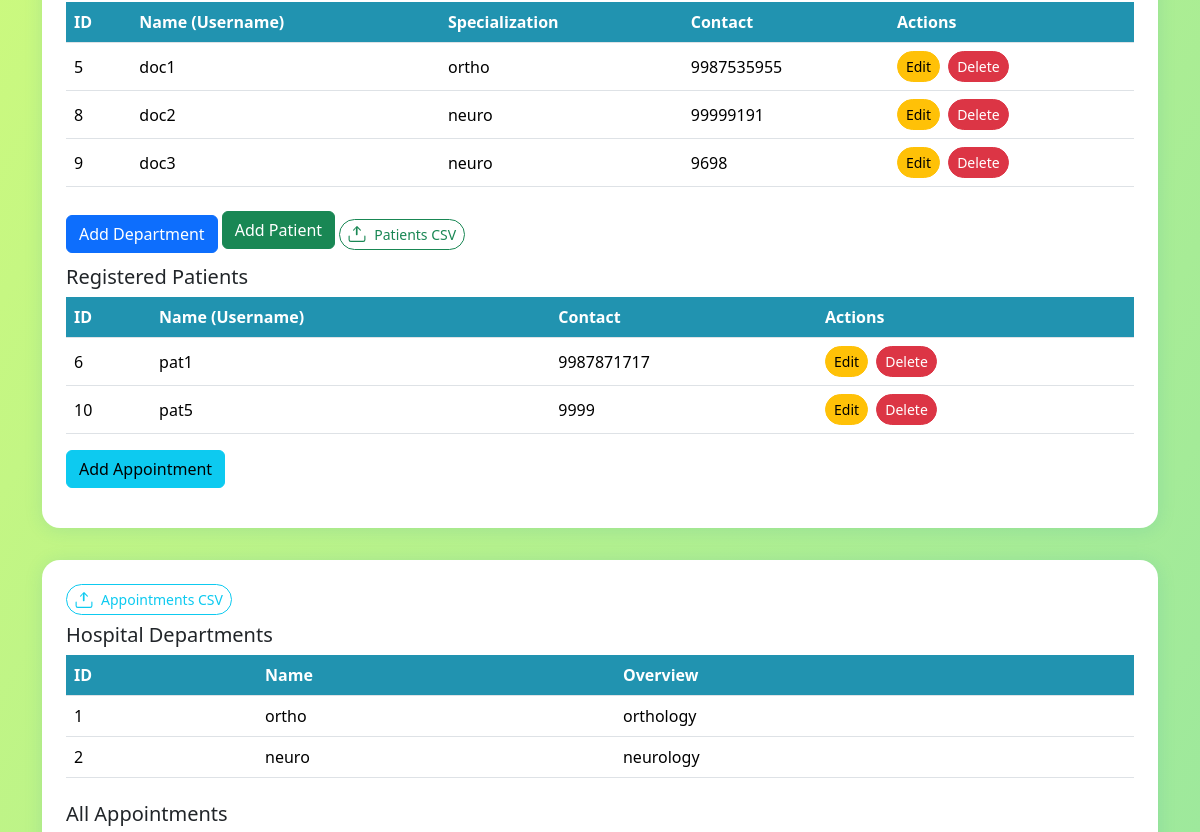
/admin (middle part), run on an earlier commit of the app's database.
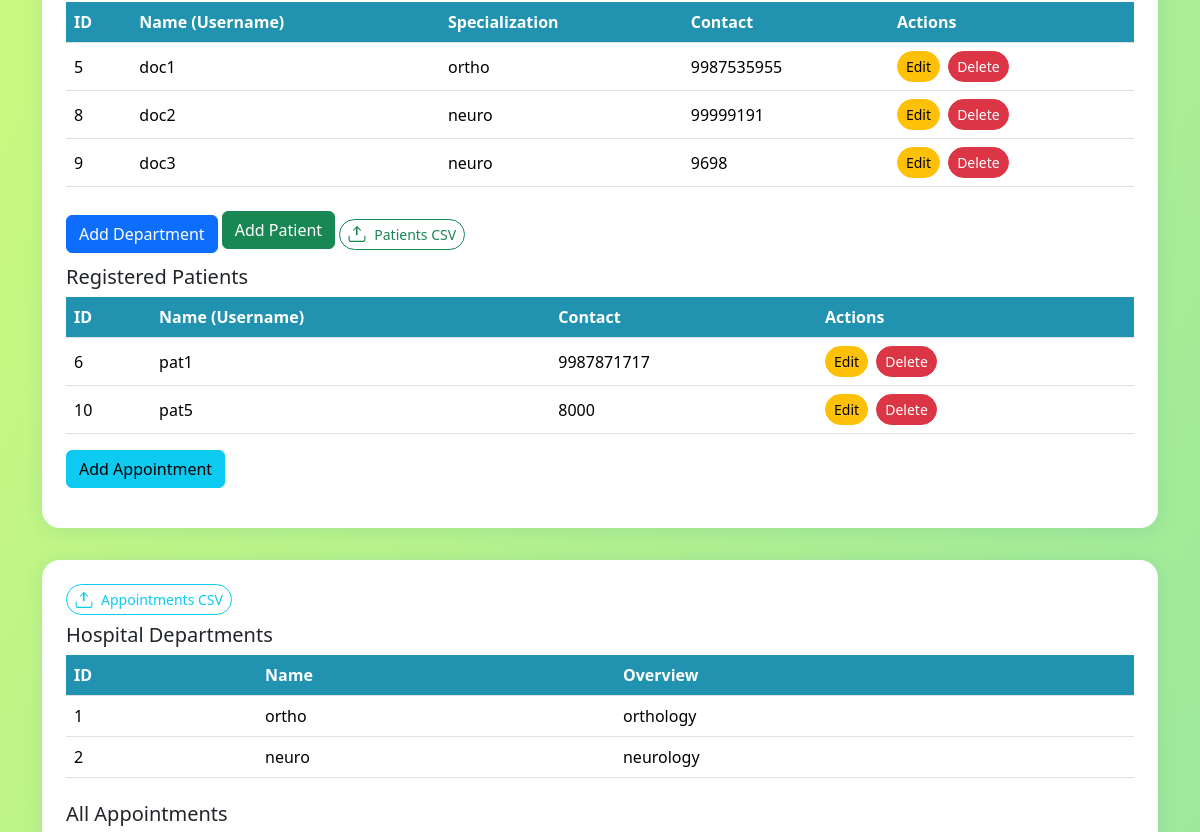
And on a later commit of the database.
### tables this page shows
CREATE TABLE users (
    id INTEGER PRIMARY KEY AUTOINCREMENT,
    username TEXT UNIQUE NOT NULL,
    password TEXT NOT NULL,
    role TEXT NOT NULL CHECK(role IN ('admin', 'doctor', 'patient'))
);

CREATE TABLE doctors (
    id INTEGER PRIMARY KEY,  -- links to users.id
    name TEXT NOT NULL,
    specialization TEXT NOT NULL, -- should match departments.name
    contact TEXT
, photo text);

CREATE TABLE patients (
    id INTEGER PRIMARY KEY,  -- links to users.id
    name TEXT NOT NULL,
    contact TEXT
, age INTEGER, pfp TEXT);

CREATE TABLE departments (
    id INTEGER PRIMARY KEY AUTOINCREMENT,
    name TEXT UNIQUE NOT NULL,
    overview TEXT
);

### app.py (the view, shortened to what this page needs)
@app.route('/admin')
def admin_dashboard():
    db = get_db()
    doctor_count = db.execute('SELECT COUNT(*) FROM users WHERE role="doctor"').fetchone()[0]
    patient_count = db.execute('SELECT COUNT(*) FROM users WHERE role="patient"').fetchone()[0]
    appt_count = db.execute('SELECT COUNT(*) FROM appointments').fetchone()[0]
    departments = db.execute('SELECT id, name, overview FROM departments').fetchall()
    doctors = db.execute(
    'SELECT u.id, u.username, d.specialization, d.contact FROM users u '
    'JOIN doctors d ON u.id = d.id WHERE u.role="doctor"').fetchall()
    print(doctors)  # <--- Add this
    upcoming_appointments = db.execute(
    '''
    SELECT a.id, d.username AS doctor_name, p.username AS patient_name, a.date, a.time, a.status
    FROM appointments a
    JOIN users d ON a.doctor_id = d.id
    JOIN users p ON a.patient_id = p.id
    WHERE a.date >= ?
    ORDER BY a.date ASC, a.time ASC
    LIMIT 3
    ''',
    (date.today().isoformat(),)
).fetchall()
    patients = db.execute(
        'SELECT u.id, u.username, p.contact FROM users u '
        'JOIN patients p ON u.id = p.id WHERE u.role="patient"'
    ).fetchall()
    appointments = db.execute(
    '''
    SELECT a.id, d.username AS doctor_name, p.username AS patient_name, a.date, a.time, a.status
    FROM appointments a
    JOIN users d ON a.doctor_id = d.id
    JOIN users p ON a.patient_id = p.id
    ORDER BY a.date DESC, a.time DESC
    '''
).fetchall()
    departments = db.execute('SELECT id, name, overview FROM departments').fetchall()
    return render_template('admin_dashboard.html',
                      doctors=doctors,
                      patients=patients,
                      doctor_count=doctor_count,
                      patient_count=patient_count,
                      appt_count=appt_count,
                      appointments=appointments,
                      upcoming_appointments=upcoming_appointments,departments=departments)

### app.py (called while the page is built)
def get_db():
    db = getattr(g, '_database', None)
    if db is None:
        db = g._database = sqlite3.connect(DATABASE)
    return db

@app.teardown_appcontext
def close_connection(exception):
    db = getattr(g, '_database', None)
    if db is not None:
        db.close()

### templates/admin_dashboard.html (shortened to what this page needs)
<!doctype html>
<html lang="en">
<head>
    <link href="https://cdn.jsdelivr.net/npm/bootstrap@5.3.2/dist/css/bootstrap.min.css" rel="stylesheet">
</head>
<body>
    <div class="container py-5">
        <div class="dashboard-card p-4 bg-white">
            <table class="table doctor-table table-hover align-middle mb-4">
    <thead>
        <tr>
            <th>ID</th>
            <th>Name (Username)</th>
            <th>Specialization</th>
            <th>Contact</th>
            <th>Actions</th>
        </tr>
    </thead>
    <tbody>
        {% for doc in doctors %}
        <tr>
            <td>{{ doc[0] }}</td>
            <td>{{ doc[1] }}</td>
            <td>{{ doc[2] }}</td>
            <td>{{ doc[3] }}</td>
            <td>
              <button class="btn btn-sm btn-warning me-1" data-bs-toggle="modal" data-bs-target="#editDoctorModal{{doc[0]}}">Edit</button>
              <form method="POST" action="{{ url_for('delete_doctor', doctor_id=doc[0]) }}" style="display:inline;">
                <button type="submit" class="btn btn-sm btn-danger" onclick="return confirm('Delete this doctor?')">Delete</button>
              </form>
            </td>
        </tr>
        {% endfor %}
    </tbody>
</table>
<button class="btn btn-primary mb-2" data-bs-toggle="modal" data-bs-target="#addDeptModal">
    Add Department
</button>
            <button class="btn btn-success mb-3" data-bs-toggle="modal" data-bs-target="#addPatientModal">
                Add Patient
            </button>
            <a href="{{ url_for('export_patients') }}"
   class="btn btn-outline-success btn-sm rounded-pill d-inline-flex align-items-center mb-2"
   style="width: fit-content;">
   Patients CSV
</a>
            <h5>Registered Patients</h5>
            <table class="table patient-table table-hover align-middle">
    <thead>
        <tr>
            <th>ID</th>
            <th>Name (Username)</th>
            <th>Contact</th>
            <th>Actions</th>
        </tr>
    </thead>
    <tbody>
        {% for pat in patients %}
        <tr>
            <td>{{ pat[0] }}</td>
            <td>{{ pat[1] }}</td>
            <td>{{ pat[2] }}</td>
            <td>
              <button class="btn btn-sm btn-warning me-1" data-bs-toggle="modal" data-bs-target="#editPatientModal{{pat[0]}}">Edit</button>
              <form method="POST" action="{{ url_for('delete_patient', patient_id=pat[0]) }}" style="display:inline;">
                <button type="submit" class="btn btn-sm btn-danger" onclick="return confirm('Delete this patient?')">Delete</button>
              </form>
            </td>
        </tr>
        {% endfor %}
    </tbody>
</table>
            <button class="btn btn-info mb-3" data-bs-toggle="modal" data-bs-target="#addAppointmentModal">
                Add Appointment
            </button>
        </div>
        <div class="dashboard-card p-4 bg-white">
            <a href="{{ url_for('export_appointments') }}"
   class="btn btn-outline-info btn-sm rounded-pill d-inline-flex align-items-center mb-2"
   style="width: fit-content;">
   Appointments CSV
</a>
<h5>Hospital Departments</h5>
<table class="table table-hover align-middle mb-4">
  <thead>
    <tr>
      <th>ID</th>
      <th>Name</th>
      <th>Overview</th>
    </tr>
  </thead>
  <tbody>
    {% for dept in departments %}
<tr>
  <td>{{ dept[0] }}</td>
  <td>{{ dept[1] }}</td>
  <td>{{ dept[2] }}</td>
</tr>
{% endfor %}
  </tbody>
</table>
            <h5>All Appointments</h5>
        </div>
    </div>
</body>
</html>

### templates/admin_dashboard.html (style rules this page uses)
body { background: linear-gradient(120deg, #d4fc79 0%, #96e6a1 100%); }
.dashboard-card { border-radius: 18px; box-shadow: 0 2px 18px rgba(33,147,176,0.15); margin-bottom: 2rem; }
.table th { background-color: #2193b0; color: white; }
.btn-sm { border-radius: 18px; }

What changed in the data, as far as the page shows it:
changed through a linked row, users "pat5": contact "9999" → "8000"
